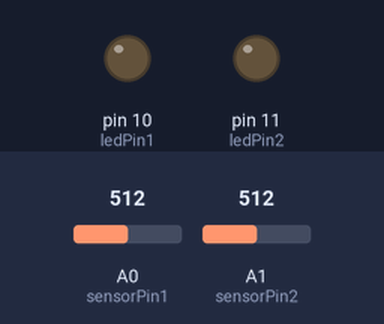
Bench run of a sketch on a simulated Arduino Uno, built with avr-gcc and run on an emulated ATmega328P. Shown: output pins drawn as LEDs (lit = HIGH). Dashed ring = blinking. The inputs (shaded band) are chosen by the test bench; at power-on: A1 (sensorPin2) = 512, A0 (sensorPin1) = 512. What the sketch prints to the serial monitor is not drawn.

Above: at 1.2 s.
1.3 s: A1 (sensorPin2) set to 306
At 1.44 s:
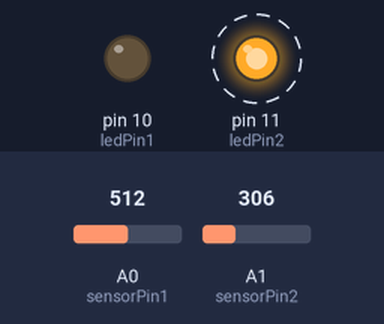
At 3.96 s:
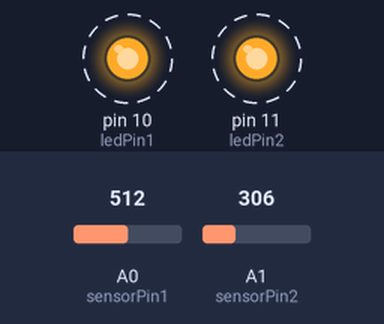
4.3 s: A0 (sensorPin1) set to 0
At 4.56 s:
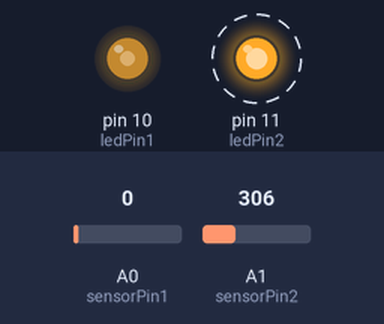
7.3 s: A1 (sensorPin2) set to 0
At 8.0 s:
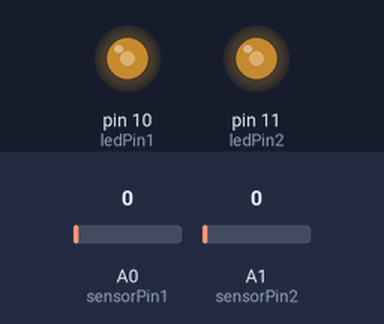
10.3 s: A0 (sensorPin1) set to 122
13.3 s: A1 (sensorPin2) set to 11
16.3 s: A1 (sensorPin2) set to 13
Timing chart, 0 to 24.1 s (numbered marks = the images above; inputs shaded):
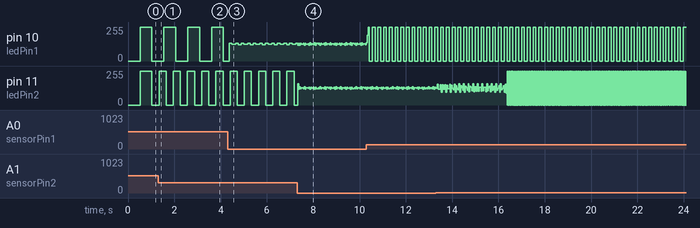

Measured:
- after the input at 1.3 s, pin 11 (ledPin2): alternates 255/255 for 0.31 s and 0/255 for 0.31 s, starting at once
- by itself, pin 10 (ledPin1): alternates 255/255 for 0.12 s and 0/255 for 0.12 s

The sketch:

Lesson-8-part-3.ino
```cpp
/*
 * Lesson 8, Part 3: Multitasking
 *
 * Description:
 * This patch reads from two analog inputs to
 * control the blink rate of two different LEDs
 *
 * Components:
 * - LED: digital pin 10
 * - LED: digital pin 11
 * - Knob/sensor: analog pin 0
 * - Knob/sensor: analog pin 1
 */

// pins
int ledPin1 = 10;
int ledPin2 = 11;
int sensorPin1 = A0;
int sensorPin2 = A1;

// led state storage
int ledState1 = LOW;
int ledState2 = LOW;

// sensor value storage
int sensorValue1 = 0;
int sensorValue2 = 0;

// store the last time each task was completed
unsigned long previousMillis1 = 0;
unsigned long previousMillis2 = 0;

// task interval (milliseconds)
long interval1 = 0;
long interval2 = 0;

void setup() {
  // set the LED digital pins as output:
  pinMode(ledPin1, OUTPUT);
  pinMode(ledPin2, OUTPUT);
  Serial.begin(9600);
}

void loop() {
  // get elapsed time - you only need to get this once, even if you have multiple tasks
  unsigned long currentMillis = millis();

  // read the sensor for task 1
  sensorValue1 = analogRead(sensorPin1);
  interval1 = long(sensorValue1);

  // read the sensor for task 2
  sensorValue2 = analogRead(sensorPin2);
  Serial.println(sensorValue2);
  interval2 = long(sensorValue2);

  // task 1: if elapsed time matches or surpasses the interval...
  if (currentMillis - previousMillis1 >= interval1) {
    // save the last time this matched the schedule
    previousMillis1 = currentMillis;

    // do task 1
    if (ledState1 == LOW) {
      ledState1 = HIGH;
    } else {
      ledState1 = LOW;
    }
    digitalWrite(ledPin1, ledState1);
    // task 1 complete

  } // done checking task 1 schedule

  // task 2: if elapsed time matches or surpasses the interval...
  if (currentMillis - previousMillis2 >= interval2) {
    // save the last time this matched the schedule
    previousMillis2 = currentMillis;

    // do task 2
    if (ledState2 == LOW) {
      ledState2 = HIGH;
    } else {
      ledState2 = LOW;
    }
    digitalWrite(ledPin2, ledState2);
    // task 2 complete

  } // done checking task 2 schedule

  // loop

}
```
